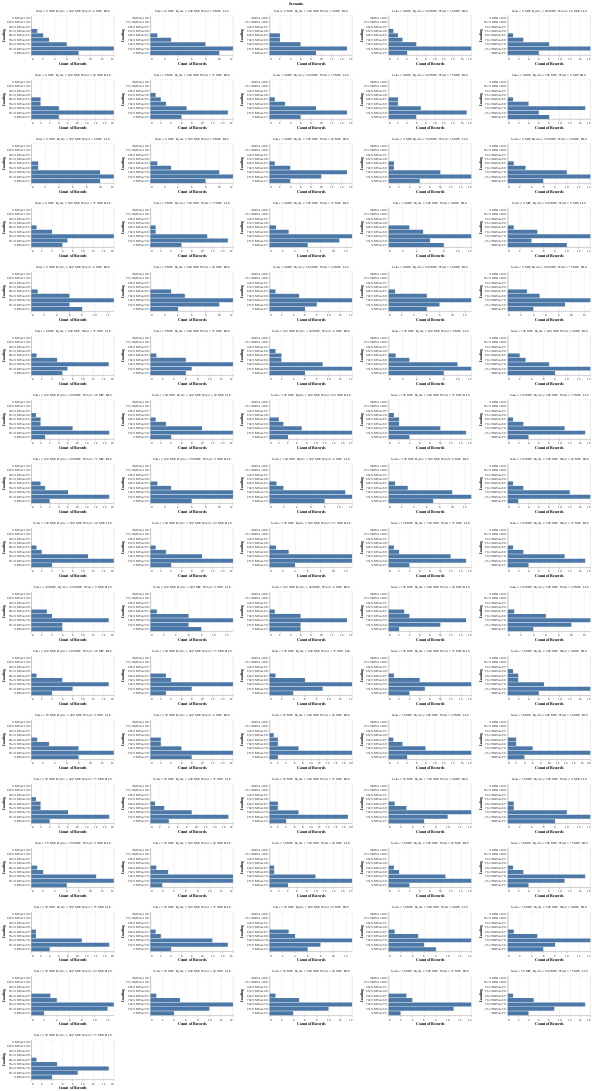

Notebook source saved alongside this figure:
### Markdown cell above
A histogram for each scenario is plotted to check the no of transformer branches in the above defined loading bracket

### Code cell
alt.Chart(data).mark_bar().encode(
    alt.Y('Loading',scale = alt.Scale(domain=['%MVA>100','95<%MVA<100','90<%MVA<95','85<%MVA<90','80<%MVA<85','70<%MVA<80','50<%MVA<70','25<%MVA<50','%MVA<25'])),
    alt.X('count()')).properties(height = 120, width = 250).facet('Scenario',columns=5).resolve_scale(x='independent', y = 'independent')

### Figure 1 — Vega-Lite specification as saved in the notebook (floating-point values rounded to 4 significant figures; data arrays with more than 128 entries replaced by an {"elided": "..."} marker saying what was removed)
{"config": {"view": {"continuousWidth": 300, "continuousHeight": 300}}, "data": {"name": "data-5e47f8b14d479120a865c7190a402370"}, "facet": {"field": "Scenario", "type": "nominal"}, "spec": {"mark": {"type": "bar"}, "encoding": {"x": {"aggregate": "count", "type": "quantitative"}, "y": {"field": "Loading", "scale": {"domain": ["%MVA>100", "95<%MVA<100", "90<%MVA<95", "85<%MVA<90", "80<%MVA<85", "70<%MVA<80", "50<%MVA<70", "25<%MVA<50", "%MVA<25"]}, "type": "nominal"}}, "height": 120, "width": 250}, "columns": 5, "resolve": {"scale": {"x": "independent", "y": "independent"}}, "$schema": "https://vega.github.io/schema/vega-lite/v5.20.1.json", "datasets": {"data-5e47f8b14d479120a865c7190a402370": {"elided": "2754 records"}}}
